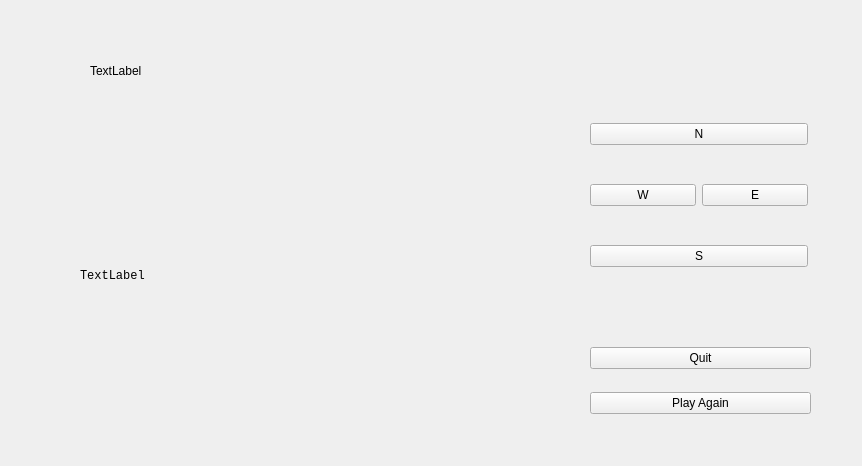
<?xml version="1.0" encoding="UTF-8"?>
<ui version="4.0">
 <class>WormGui</class>
 <widget class="QWidget" name="WormGui">
  <property name="geometry">
   <rect>
    <x>0</x>
    <y>0</y>
    <width>862</width>
    <height>466</height>
   </rect>
  </property>
  <property name="windowTitle">
   <string>Form</string>
  </property>
  <widget class="QLabel" name="board_display">
   <property name="geometry">
    <rect>
     <x>80</x>
     <y>130</y>
     <width>511</width>
     <height>291</height>
    </rect>
   </property>
   <property name="font">
    <font>
     <family>Courier New</family>
    </font>
   </property>
   <property name="text">
    <string>TextLabel</string>
   </property>
  </widget>
  <widget class="QLabel" name="score_display">
   <property name="geometry">
    <rect>
     <x>90</x>
     <y>50</y>
     <width>381</width>
     <height>41</height>
    </rect>
   </property>
   <property name="text">
    <string>TextLabel</string>
   </property>
  </widget>
  <widget class="QWidget" name="">
   <property name="geometry">
    <rect>
     <x>590</x>
     <y>90</y>
     <width>218</width>
     <height>211</height>
    </rect>
   </property>
   <layout class="QVBoxLayout" name="verticalLayout">
    <item>
     <widget class="QPushButton" name="northButton">
      <property name="text">
       <string>N</string>
      </property>
     </widget>
    </item>
    <item>
     <layout class="QHBoxLayout" name="horizontalLayout">
      <item>
       <widget class="QPushButton" name="westButton">
        <property name="text">
         <string>W</string>
        </property>
       </widget>
      </item>
      <item>
       <widget class="QPushButton" name="eastButton">
        <property name="text">
         <string>E</string>
        </property>
       </widget>
      </item>
     </layout>
    </item>
    <item>
     <widget class="QPushButton" name="southButton">
      <property name="text">
       <string>S</string>
      </property>
     </widget>
    </item>
   </layout>
  </widget>
  <widget class="QWidget" name="">
   <property name="geometry">
    <rect>
     <x>590</x>
     <y>330</y>
     <width>221</width>
     <height>101</height>
    </rect>
   </property>
   <layout class="QVBoxLayout" name="verticalLayout_2">
    <item>
     <widget class="QPushButton" name="quitButton">
      <property name="text">
       <string>Quit</string>
      </property>
     </widget>
    </item>
    <item>
     <widget class="QPushButton" name="playAgainButton">
      <property name="text">
       <string>Play Again</string>
      </property>
     </widget>
    </item>
   </layout>
  </widget>
 </widget>
 <resources/>
 <connections/>
</ui>
